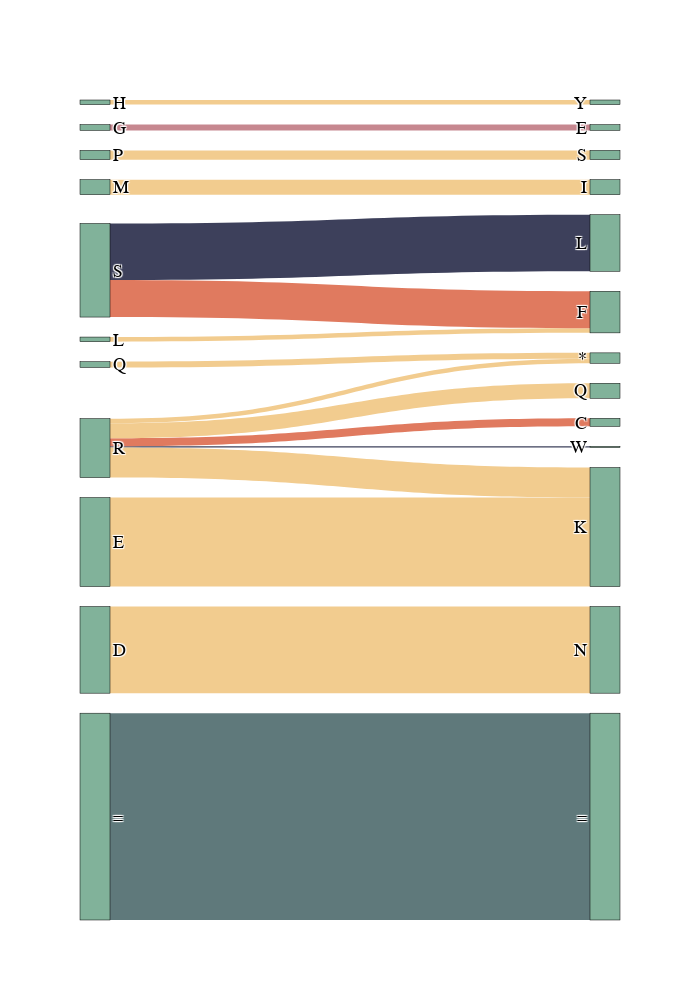

The cell this chart's notebook holds for it:
### Code cell
df = pd.read_csv("data/grantham_score_B1_APOBEC.csv", sep=',')
df = df.reset_index()
df['parent_aa_FIXED'] = [x+'_observed' for x in df.parent_aa.tolist()]
df['child_aa_FIXED'] = [x+'_editing' for x in df.child_aa.tolist()]
df1 = df.groupby(['parent_aa_FIXED','child_aa_FIXED', 'grantham_rank_color'])['index'].count().reset_index()
df1.columns = ['source','target', 'grantham_rank_color', 'value']
df1 = df1.sort_values(by='value', ascending=True)

unique_source_target = list(pd.unique(df1[['source','target']].values.ravel('k')))

unique_source_target_label = [list(x)[0] for x in unique_source_target]

mapping_dict = {k: v for v, k in enumerate(unique_source_target)}
#print(mapping_dict)

df1['source'] = df1['source'].map(mapping_dict)
df1['target'] = df1['target'].map(mapping_dict)
#print(df1)

new_dict = df1.to_dict(orient='list')
#print(new_dict)


fig = go.Figure(data=[go.Sankey(
    node = dict(
        pad = 20,
        thickness=30,
        line=dict(color='black', width=0.5),
        label = unique_source_target_label,
        color='#81B29A'
    ),
    link = dict(
        source= new_dict['source'],
        target = new_dict['target'],
        value = new_dict['value'],
        color = new_dict['grantham_rank_color']
    )

)
])
#legend={"yellow": "conservative", "pink": "moderately conservative", "dark blue": "moderately radical", "brown": "radical", "green": "synonymous"}
fig.update_layout(
    font_family="Arial",
    font_color="black",
    font_size=18,
    width=700,
    height=1000
)

fig.show()

### Figure 1 — Plotly figure (JSON) as saved in the notebook; plotly's stock layout.template omitted (floating-point values rounded to 4 significant figures)
{"data": [{"link": {"color": ["#3D405B", "#F2CC8F", "#F2CC8F", "#F2CC8F", "#C6878F", "#F2CC8F", "#E07A5F", "#F2CC8F", "#F2CC8F", "#F2CC8F", "#F2CC8F", "#E07A5F", "#3D405B", "#F2CC8F", "#F2CC8F", "#5F797B"], "source": [0, 1, 2, 0, 3, 4, 0, 5, 6, 0, 0, 7, 7, 8, 9, 10], "target": [11, 12, 13, 14, 15, 14, 16, 17, 18, 19, 20, 13, 21, 22, 20, 23], "value": [1, 4, 4, 4, 5, 5, 7, 8, 13, 13, 26, 32, 49, 75, 77, 179]}, "node": {"color": "#81B29A", "label": ["R", "H", "L", "G", "Q", "P", "M", "S", "D", "E", "=", "W", "Y", "F", "*", "E", "C", "S", "I", "Q", "K", "L", "N", "="], "line": {"color": "black", "width": 0.5}, "pad": 20, "thickness": 30}, "type": "sankey"}], "layout": {"font": {"color": "black", "family": "Arial", "size": 18}, "height": 1000, "width": 700}}
